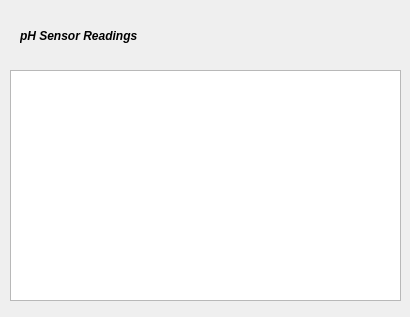
<?xml version="1.0" encoding="UTF-8"?>
<ui version="4.0">
 <class>pHCalibration</class>
 <widget class="QDialog" name="pHCalibration">
  <property name="windowModality">
   <enum>Qt::NonModal</enum>
  </property>
  <property name="geometry">
   <rect>
    <x>0</x>
    <y>0</y>
    <width>410</width>
    <height>317</height>
   </rect>
  </property>
  <property name="sizePolicy">
   <sizepolicy hsizetype="Fixed" vsizetype="Fixed">
    <horstretch>0</horstretch>
    <verstretch>0</verstretch>
   </sizepolicy>
  </property>
  <property name="windowTitle">
   <string>pH Calibration Tests</string>
  </property>
  <property name="modal">
   <bool>false</bool>
  </property>
  <widget class="QTextEdit" name="i2cOutput">
   <property name="geometry">
    <rect>
     <x>10</x>
     <y>70</y>
     <width>391</width>
     <height>231</height>
    </rect>
   </property>
   <property name="textInteractionFlags">
    <set>Qt::TextEditorInteraction</set>
   </property>
  </widget>
  <widget class="QLabel" name="status">
   <property name="geometry">
    <rect>
     <x>20</x>
     <y>10</y>
     <width>381</width>
     <height>51</height>
    </rect>
   </property>
   <property name="font">
    <font>
     <weight>75</weight>
     <italic>true</italic>
     <bold>true</bold>
    </font>
   </property>
   <property name="text">
    <string>pH Sensor Readings</string>
   </property>
   <property name="wordWrap">
    <bool>true</bool>
   </property>
  </widget>
 </widget>
 <resources/>
 <connections/>
</ui>
